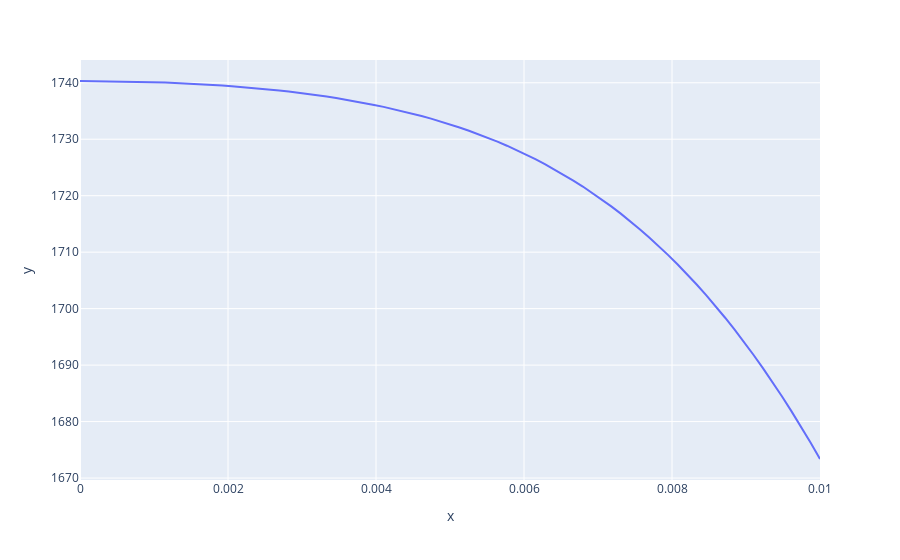

Notebook code cell kept with this figure:
### Code cell
import plotly.express as px

#a = [ T[0][N-3] for m in range(len(T))]
#plt.plot(linspace(0, t, Nt), a)
X = linspace(0, R, N-1)
Y = T[-1][:-1]

px.line(x = X , y = Y)
